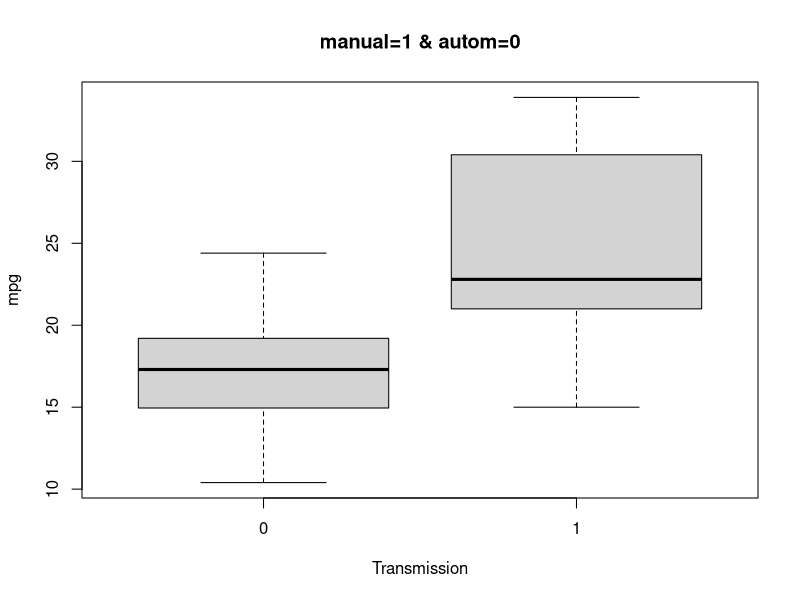

This figure's R source:
## ---- chunk 1
object.size(mtcars)
dim(mtcars)
sapply(mtcars, class)
head(mtcars)
summary(mtcars)
boxplot(mpg~am, data=mtcars, xlab="Transmission", ylab="mpg")
title(main= ("manual=1 & autom=0"))
## ---- chunk 2
fit1 <- lm(mpg~ am, data = mtcars)
summary(fit1)$coefficients
## ---- chunk 3
fit2 <- lm(mpg~ ., data = mtcars)
fit2 <- step(fit2, direction = "both")
## ---- chunk 4
summary(fit2)$coefficients
## ---- chunk 5
fit1 <- lm(mpg~ am, data = mtcars)
fit3 <- lm(mpg~ wt + qsec + am, data = mtcars)
## ---- chunk 6
anova(fit1, fit3)
